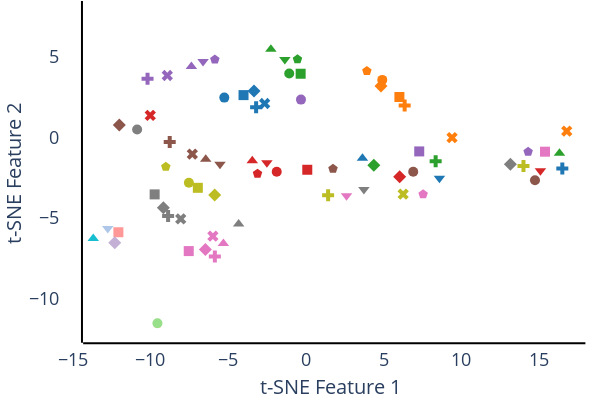

Write notebook code for a chart like this one.
### Code cell
import pandas as pd
from sklearn.manifold import TSNE
import plotly.graph_objects as go
import plotly.express as px
from sklearn.preprocessing import MinMaxScaler
import plotly.io as pio
import sys

# Check for necessary modules and install if missing
try:
    import kaleido
except ImportError:
    import subprocess
    subprocess.check_call([sys.executable, '-m', 'pip', 'install', 'kaleido'])

# Load the CSV file
df = pd.read_csv('fnn_text_embeddings_deep_learning.csv')

# Replace NaN values with the mean of their respective columns
df.iloc[:, 1:] = df.iloc[:, 1:].fillna(df.iloc[:, 1:].mean())

scaler = MinMaxScaler()
df['core'] = scaler.fit_transform(df[['core']])

# Assuming the first column contains the labels
labels = df.iloc[:, 0]
features = df.iloc[:, 1:]

# Simulate a sample_type column for demonstration purposes
df['sample_type'] = ['Sample ' + str(i % 8 + 1) for i in range(len(df))]

# Apply t-SNE
tsne = TSNE(n_components=2,
            perplexity=15,
            early_exaggeration=1,
            learning_rate='auto',
            n_iter=10000,
            random_state=42)
tsne_results = tsne.fit_transform(features)

# Add the t-SNE results to the dataframe
df['tsne-2d-one'] = tsne_results[:, 0]
df['tsne-2d-two'] = tsne_results[:, 1]

# Available marker symbols for the sample types
marker_symbols = [
    'circle', 'square', 'diamond', 'cross', 'x',
    'triangle-up', 'triangle-down', 'pentagon'
]

# Choose a single new marker symbol for all machine types
machine_marker_symbol = 'hexagon'

# Determine the unique sample types and labels present
sample_types = df['sample_type'].unique()
unique_labels = df['machine'].unique()

# Assign colors to each unique label
# colors = px.colors.qualitative.Plotly
colors = [
    "#1f77b4", "#ff7f0e", "#2ca02c", "#d62728", "#9467bd",
    "#8c564b", "#e377c2", "#7f7f7f", "#bcbd22", "#17becf",
    "#aec7e8", "#ffbb78", "#98df8a", "#ff9896", "#c5b0d5"
]
color_map = {label: colors[i % len(colors)] for i, label in enumerate(unique_labels)}

# Assign a marker to each sample type
marker_map = {sample_type: marker_symbols[i % len(marker_symbols)] for i, sample_type in enumerate(sample_types)}

fig = go.Figure()

# Add traces for sample markers
# for i, sample_type in enumerate(sample_types):
#     fig.add_trace(go.Scatter(
#         x=[None],
#         y=[None],
#         mode='markers',
#         marker=dict(
#             symbol=marker_symbols[i % len(marker_symbols)],
#             size=10,
#             color='white',
#             line=dict(color='black', width=2)
#         ),
#         name=f"Marker for {sample_type}",
#         legendgroup="SampleMarker",
#         showlegend=True
#     ))

# Iterate over each label and sample type to add traces
for label in unique_labels:
    df_label = df[df['machine'] == label]
    for sample_type in sample_types:
        df_subset = df_label[df_label['sample_type'] == sample_type]

        # Add trace to the figure
        fig.add_trace(go.Scatter(
            x=df_subset['tsne-2d-one'],
            y=df_subset['tsne-2d-two'],
            mode='markers',
            marker=dict(
                symbol=marker_map[sample_type],
                size=10,
                color=color_map[label]
            ),
            name=None,
            legendgroup=label,
            showlegend=False
        ))

# Add traces for machine markers
# for label in unique_labels:
#     fig.add_trace(go.Scatter(
#         x=[None],
#         y=[None],
#         mode='markers',
#         marker=dict(
#             symbol=machine_marker_symbol,
#             size=10,
#             color=color_map[label]
#         ),
#         name=label,
#         legendgroup="Machine",
#         showlegend=True
#     ))

# Add a dummy trace to create a line break in the legend
# fig.add_trace(go.Scatter(
#     x=[None],
#     y=[None],
#     mode='markers',
#     marker=dict(size=0),
#     name=' ' * 40,  # Add spaces for visual separation
#     showlegend=True
# ))

# Update layout to have separate columns for samples and machines in the legend
fig.update_layout(
    title={
        # 'text': 't-SNE Visualization of Machine Datasets',
        'y': 0.01,
        'x': 0.5,
        'xanchor': 'center',
        'yanchor': 'bottom',
        'font': {'size': 16}
    },
    xaxis=dict(
        title='t-SNE Feature 1',
        titlefont=dict(size=20),  # Adjust axis title font size
        tickfont=dict(size=18),   # Adjust tick label font size
    ),
    yaxis=dict(
        title='t-SNE Feature 2',
        titlefont=dict(size=20),  # Adjust axis title font size
        tickfont=dict(size=18),   # Adjust tick label font size
    ),
    plot_bgcolor='white',
    paper_bgcolor='white',
    shapes=[
        # Line Horizontal
        dict(
            type='line',
            x0=min(tsne_results[:, 0]-0.65),
            y0=-12.8,
            x1=max(tsne_results[:, 0]+1.2),
            y1=-12.8,
            line=dict(
                color='black',
                width=2
            )
        ),
        # Line Vertical
        dict(
            type='line',
            x0=-14.4,
            y0=min(tsne_results[:, 1]-1.2),
            x1=-14.4,
            y1=max(tsne_results[:, 1]+3),
            line=dict(
                color='black',
                width=2
            )
        )
    ],
    legend=dict(
        orientation="h",
        yanchor="bottom",
        y=1.15,
        xanchor="center",
        x=0.5,
        traceorder="normal"
    ),
    margin=dict(t=150, b=150),
    width=600,
    height=400
)

# Save the figure to a PDF file
# pio.kaleido.scope.mathjax = None
fig.update_layout( margin=dict(l=0, r=0, t=0, b=0) )
# pio.write_image(fig, 'tsne_visualization_10.pdf', format='pdf')
fig.write_image("output_DNN.pdf", width=600, height=400, scale=1)

# Display the figure
fig.show()

### Figure 1 — Plotly figure (JSON) as saved in the notebook; plotly's stock layout.template omitted (floating-point values rounded to 4 significant figures)
{"data": [{"legendgroup": "boraxo", "marker": {"color": "#1f77b4", "size": 10, "symbol": "circle"}, "mode": "markers", "showlegend": false, "type": "scatter", "x": [-5.246], "y": [2.484]}, {"legendgroup": "boraxo", "marker": {"color": "#1f77b4", "size": 10, "symbol": "square"}, "mode": "markers", "showlegend": false, "type": "scatter", "x": [-4.009], "y": [2.638]}, {"legendgroup": "boraxo", "marker": {"color": "#1f77b4", "size": 10, "symbol": "diamond"}, "mode": "markers", "showlegend": false, "type": "scatter", "x": [-3.335], "y": [2.897]}, {"legendgroup": "boraxo", "marker": {"color": "#1f77b4", "size": 10, "symbol": "cross"}, "mode": "markers", "showlegend": false, "type": "scatter", "x": [-3.2, 16.49], "y": [1.88, -1.924]}, {"legendgroup": "boraxo", "marker": {"color": "#1f77b4", "size": 10, "symbol": "x"}, "mode": "markers", "showlegend": false, "type": "scatter", "x": [-2.651], "y": [2.117]}, {"legendgroup": "boraxo", "marker": {"color": "#1f77b4", "size": 10, "symbol": "triangle-up"}, "mode": "markers", "showlegend": false, "type": "scatter", "x": [3.639], "y": [-1.292]}, {"legendgroup": "boraxo", "marker": {"color": "#1f77b4", "size": 10, "symbol": "triangle-down"}, "mode": "markers", "showlegend": false, "type": "scatter", "x": [8.59], "y": [-2.53]}, {"legendgroup": "boraxo", "marker": {"color": "#1f77b4", "size": 10, "symbol": "pentagon"}, "mode": "markers", "showlegend": false, "type": "scatter", "x": [], "y": []}, {"legendgroup": "catalyst", "marker": {"color": "#ff7f0e", "size": 10, "symbol": "circle"}, "mode": "markers", "showlegend": false, "type": "scatter", "x": [4.913], "y": [3.586]}, {"legendgroup": "catalyst", "marker": {"color": "#ff7f0e", "size": 10, "symbol": "square"}, "mode": "markers", "showlegend": false, "type": "scatter", "x": [6.015], "y": [2.521]}, {"legendgroup": "catalyst", "marker": {"color": "#ff7f0e", "size": 10, "symbol": "diamond"}, "mode": "markers", "showlegend": false, "type": "scatter", "x": [4.83], "y": [3.208]}, {"legendgroup": "catalyst", "marker": {"color": "#ff7f0e", "size": 10, "symbol": "cross"}, "mode": "markers", "showlegend": false, "type": "scatter", "x": [6.353], "y": [1.994]}, {"legendgroup": "catalyst", "marker": {"color": "#ff7f0e", "size": 10, "symbol": "x"}, "mode": "markers", "showlegend": false, "type": "scatter", "x": [9.4, 16.78], "y": [-0.01003, 0.4012]}, {"legendgroup": "catalyst", "marker": {"color": "#ff7f0e", "size": 10, "symbol": "triangle-up"}, "mode": "markers", "showlegend": false, "type": "scatter", "x": [], "y": []}, {"legendgroup": "catalyst", "marker": {"color": "#ff7f0e", "size": 10, "symbol": "triangle-down"}, "mode": "markers", "showlegend": false, "type": "scatter", "x": [], "y": []}, {"legendgroup": "catalyst", "marker": {"color": "#ff7f0e", "size": 10, "symbol": "pentagon"}, "mode": "markers", "showlegend": false, "type": "scatter", "x": [3.924], "y": [4.142]}, {"legendgroup": "quartz", "marker": {"color": "#2ca02c", "size": 10, "symbol": "circle"}, "mode": "markers", "showlegend": false, "type": "scatter", "x": [-1.071], "y": [3.981]}, {"legendgroup": "quartz", "marker": {"color": "#2ca02c", "size": 10, "symbol": "square"}, "mode": "markers", "showlegend": false, "type": "scatter", "x": [-0.3355], "y": [3.968]}, {"legendgroup": "quartz", "marker": {"color": "#2ca02c", "size": 10, "symbol": "diamond"}, "mode": "markers", "showlegend": false, "type": "scatter", "x": [4.371], "y": [-1.732]}, {"legendgroup": "quartz", "marker": {"color": "#2ca02c", "size": 10, "symbol": "cross"}, "mode": "markers", "showlegend": false, "type": "scatter", "x": [8.346], "y": [-1.476]}, {"legendgroup": "quartz", "marker": {"color": "#2ca02c", "size": 10, "symbol": "x"}, "mode": "markers", "showlegend": false, "type": "scatter", "x": [], "y": []}, {"legendgroup": "quartz", "marker": {"color": "#2ca02c", "size": 10, "symbol": "triangle-up"}, "mode": "markers", "showlegend": false, "type": "scatter", "x": [-2.25, 16.31], "y": [5.494, -0.9718]}, {"legendgroup": "quartz", "marker": {"color": "#2ca02c", "size": 10, "symbol": "triangle-down"}, "mode": "markers", "showlegend": false, "type": "scatter", "x": [-1.352], "y": [4.849]}, {"legendgroup": "quartz", "marker": {"color": "#2ca02c", "size": 10, "symbol": "pentagon"}, "mode": "markers", "showlegend": false, "type": "scatter", "x": [-0.5396], "y": [4.872]}, {"legendgroup": "ruby", "marker": {"color": "#d62728", "size": 10, "symbol": "circle"}, "mode": "markers", "showlegend": false, "type": "scatter", "x": [-1.875], "y": [-2.126]}, {"legendgroup": "ruby", "marker": {"color": "#d62728", "size": 10, "symbol": "square"}, "mode": "markers", "showlegend": false, "type": "scatter", "x": [0.09079], "y": [-2.006]}, {"legendgroup": "ruby", "marker": {"color": "#d62728", "size": 10, "symbol": "diamond"}, "mode": "markers", "showlegend": false, "type": "scatter", "x": [6.032], "y": [-2.437]}, {"legendgroup": "ruby", "marker": {"color": "#d62728", "size": 10, "symbol": "cross"}, "mode": "markers", "showlegend": false, "type": "scatter", "x": [], "y": []}, {"legendgroup": "ruby", "marker": {"color": "#d62728", "size": 10, "symbol": "x"}, "mode": "markers", "showlegend": false, "type": "scatter", "x": [-10.01], "y": [1.377]}, {"legendgroup": "ruby", "marker": {"color": "#d62728", "size": 10, "symbol": "triangle-up"}, "mode": "markers", "showlegend": false, "type": "scatter", "x": [-3.447], "y": [-1.452]}, {"legendgroup": "ruby", "marker": {"color": "#d62728", "size": 10, "symbol": "triangle-down"}, "mode": "markers", "showlegend": false, "type": "scatter", "x": [-2.507, 15.08], "y": [-1.572, -2.068]}, {"legendgroup": "ruby", "marker": {"color": "#d62728", "size": 10, "symbol": "pentagon"}, "mode": "markers", "showlegend": false, "type": "scatter", "x": [-3.112], "y": [-2.248]}, {"legendgroup": "mammoth", "marker": {"color": "#9467bd", "size": 10, "symbol": "circle"}, "mode": "markers", "showlegend": false, "type": "scatter", "x": [-0.3148], "y": [2.359]}, {"legendgroup": "mammoth", "marker": {"color": "#9467bd", "size": 10, "symbol": "square"}, "mode": "markers", "showlegend": false, "type": "scatter", "x": [7.29], "y": [-0.8648]}, {"legendgroup": "mammoth", "marker": {"color": "#9467bd", "size": 10, "symbol": "diamond"}, "mode": "markers", "showlegend": false, "type": "scatter", "x": [], "y": []}, {"legendgroup": "mammoth", "marker": {"color": "#9467bd", "size": 10, "symbol": "cross"}, "mode": "markers", "showlegend": false, "type": "scatter", "x": [-10.18], "y": [3.651]}, {"legendgroup": "mammoth", "marker": {"color": "#9467bd", "size": 10, "symbol": "x"}, "mode": "markers", "showlegend": false, "type": "scatter", "x": [-8.913], "y": [3.86]}, {"legendgroup": "mammoth", "marker": {"color": "#9467bd", "size": 10, "symbol": "triangle-up"}, "mode": "markers", "showlegend": false, "type": "scatter", "x": [-7.363], "y": [4.417]}, {"legendgroup": "mammoth", "marker": {"color": "#9467bd", "size": 10, "symbol": "triangle-down"}, "mode": "markers", "showlegend": false, "type": "scatter", "x": [-6.612], "y": [4.732]}, {"legendgroup": "mammoth", "marker": {"color": "#9467bd", "size": 10, "symbol": "pentagon"}, "mode": "markers", "showlegend": false, "type": "scatter", "x": [-5.855, 14.29], "y": [4.85, -0.8889]}, {"legendgroup": "poodle", "marker": {"color": "#8c564b", "size": 10, "symbol": "circle"}, "mode": "markers", "showlegend": false, "type": "scatter", "x": [6.904, 14.73], "y": [-2.129, -2.657]}, {"legendgroup": "poodle", "marker": {"color": "#8c564b", "size": 10, "symbol": "square"}, "mode": "markers", "showlegend": false, "type": "scatter", "x": [], "y": []}, {"legendgroup": "poodle", "marker": {"color": "#8c564b", "size": 10, "symbol": "diamond"}, "mode": "markers", "showlegend": false, "type": "scatter", "x": [-12.0], "y": [0.7722]}, {"legendgroup": "poodle", "marker": {"color": "#8c564b", "size": 10, "symbol": "cross"}, "mode": "markers", "showlegend": false, "type": "scatter", "x": [-8.756], "y": [-0.2745]}, {"legendgroup": "poodle", "marker": {"color": "#8c564b", "size": 10, "symbol": "x"}, "mode": "markers", "showlegend": false, "type": "scatter", "x": [-7.302], "y": [-1.029]}, {"legendgroup": "poodle", "marker": {"color": "#8c564b", "size": 10, "symbol": "triangle-up"}, "mode": "markers", "showlegend": false, "type": "scatter", "x": [-6.441], "y": [-1.35]}, {"legendgroup": "poodle", "marker": {"color": "#8c564b", "size": 10, "symbol": "triangle-down"}, "mode": "markers", "showlegend": false, "type": "scatter", "x": [-5.524], "y": [-1.67]}, {"legendgroup": "poodle", "marker": {"color": "#8c564b", "size": 10, "symbol": "pentagon"}, "mode": "markers", "showlegend": false, "type": "scatter", "x": [1.744], "y": [-1.945]}, {"legendgroup": "ec2-c5n", "marker": {"color": "#e377c2", "size": 10, "symbol": "circle"}, "mode": "markers", "showlegend": false, "type": "scatter", "x": [], "y": []}, {"legendgroup": "ec2-c5n", "marker": {"color": "#e377c2", "size": 10, "symbol": "square"}, "mode": "markers", "showlegend": false, "type": "scatter", "x": [-7.533, 15.38], "y": [-7.065, -0.8809]}, {"legendgroup": "ec2-c5n", "marker": {"color": "#e377c2", "size": 10, "symbol": "diamond"}, "mode": "markers", "showlegend": false, "type": "scatter", "x": [-6.463], "y": [-6.964]}, {"legendgroup": "ec2-c5n", "marker": {"color": "#e377c2", "size": 10, "symbol": "cross"}, "mode": "markers", "showlegend": false, "type": "scatter", "x": [-5.854], "y": [-7.4]}, {"legendgroup": "ec2-c5n", "marker": {"color": "#e377c2", "size": 10, "symbol": "x"}, "mode": "markers", "showlegend": false, "type": "scatter", "x": [-5.98], "y": [-6.137]}, {"legendgroup": "ec2-c5n", "marker": {"color": "#e377c2", "size": 10, "symbol": "triangle-up"}, "mode": "markers", "showlegend": false, "type": "scatter", "x": [-5.304], "y": [-6.589]}, {"legendgroup": "ec2-c5n", "marker": {"color": "#e377c2", "size": 10, "symbol": "triangle-down"}, "mode": "markers", "showlegend": false, "type": "scatter", "x": [2.615], "y": [-3.622]}, {"legendgroup": "ec2-c5n", "marker": {"color": "#e377c2", "size": 10, "symbol": "pentagon"}, "mode": "markers", "showlegend": false, "type": "scatter", "x": [7.54], "y": [-3.525]}, {"legendgroup": "ec2-c6a", "marker": {"color": "#7f7f7f", "size": 10, "symbol": "circle"}, "mode": "markers", "showlegend": false, "type": "scatter", "x": [-10.85], "y": [0.501]}, {"legendgroup": "ec2-c6a", "marker": {"color": "#7f7f7f", "size": 10, "symbol": "square"}, "mode": "markers", "showlegend": false, "type": "scatter", "x": [-9.726], "y": [-3.538]}, {"legendgroup": "ec2-c6a", "marker": {"color": "#7f7f7f", "size": 10, "symbol": "diamond"}, "mode": "markers", "showlegend": false, "type": "scatter", "x": [-9.166, 13.15], "y": [-4.368, -1.668]}, {"legendgroup": "ec2-c6a", "marker": {"color": "#7f7f7f", "size": 10, "symbol": "cross"}, "mode": "markers", "showlegend": false, "type": "scatter", "x": [-8.861], "y": [-4.889]}, {"legendgroup": "ec2-c6a", "marker": {"color": "#7f7f7f", "size": 10, "symbol": "x"}, "mode": "markers", "showlegend": false, "type": "scatter", "x": [-8.049], "y": [-5.065]}, {"legendgroup": "ec2-c6a", "marker": {"color": "#7f7f7f", "size": 10, "symbol": "triangle-up"}, "mode": "markers", "showlegend": false, "type": "scatter", "x": [-4.324], "y": [-5.378]}, {"legendgroup": "ec2-c6a", "marker": {"color": "#7f7f7f", "size": 10, "symbol": "triangle-down"}, "mode": "markers", "showlegend": false, "type": "scatter", "x": [3.732], "y": [-3.236]}, {"legendgroup": "ec2-c6a", "marker": {"color": "#7f7f7f", "size": 10, "symbol": "pentagon"}, "mode": "markers", "showlegend": false, "type": "scatter", "x": [], "y": []}, {"legendgroup": "ec2-c6i", "marker": {"color": "#bcbd22", "size": 10, "symbol": "circle"}, "mode": "markers", "showlegend": false, "type": "scatter", "x": [-7.524], "y": [-2.817]}, {"legendgroup": "ec2-c6i", "marker": {"color": "#bcbd22", "size": 10, "symbol": "square"}, "mode": "markers", "showlegend": false, "type": "scatter", "x": [-6.948], "y": [-3.13]}, {"legendgroup": "ec2-c6i", "marker": {"color": "#bcbd22", "size": 10, "symbol": "diamond"}, "mode": "markers", "showlegend": false, "type": "scatter", "x": [-5.865], "y": [-3.574]}, {"legendgroup": "ec2-c6i", "marker": {"color": "#bcbd22", "size": 10, "symbol": "cross"}, "mode": "markers", "showlegend": false, "type": "scatter", "x": [1.431, 14.0], "y": [-3.593, -1.767]}, {"legendgroup": "ec2-c6i", "marker": {"color": "#bcbd22", "size": 10, "symbol": "x"}, "mode": "markers", "showlegend": false, "type": "scatter", "x": [6.256], "y": [-3.527]}, {"legendgroup": "ec2-c6i", "marker": {"color": "#bcbd22", "size": 10, "symbol": "triangle-up"}, "mode": "markers", "showlegend": false, "type": "scatter", "x": [], "y": []}, {"legendgroup": "ec2-c6i", "marker": {"color": "#bcbd22", "size": 10, "symbol": "triangle-down"}, "mode": "markers", "showlegend": false, "type": "scatter", "x": [], "y": []}, {"legendgroup": "ec2-c6i", "marker": {"color": "#bcbd22", "size": 10, "symbol": "pentagon"}, "mode": "markers", "showlegend": false, "type": "scatter", "x": [-9.008], "y": [-1.815]}, {"legendgroup": "pascal", "marker": {"color": "#17becf", "size": 10, "symbol": "circle"}, "mode": "markers", "showlegend": false, "type": "scatter", "x": [], "y": []}, {"legendgroup": "pascal", "marker": {"color": "#17becf", "size": 10, "symbol": "square"}, "mode": "markers", "showlegend": false, "type": "scatter", "x": [], "y": []}, {"legendgroup": "pascal", "marker": {"color": "#17becf", "size": 10, "symbol": "diamond"}, "mode": "markers", "showlegend": false, "type": "scatter", "x": [], "y": []}, {"legendgroup": "pascal", "marker": {"color": "#17becf", "size": 10, "symbol": "cross"}, "mode": "markers", "showlegend": false, "type": "scatter", "x": [], "y": []}, {"legendgroup": "pascal", "marker": {"color": "#17becf", "size": 10, "symbol": "x"}, "mode": "markers", "showlegend": false, "type": "scatter", "x": [], "y": []}, {"legendgroup": "pascal", "marker": {"color": "#17becf", "size": 10, "symbol": "triangle-up"}, "mode": "markers", "showlegend": false, "type": "scatter", "x": [-13.67], "y": [-6.287]}, {"legendgroup": "pascal", "marker": {"color": "#17becf", "size": 10, "symbol": "triangle-down"}, "mode": "markers", "showlegend": false, "type": "scatter", "x": [], "y": []}, {"legendgroup": "pascal", "marker": {"color": "#17becf", "size": 10, "symbol": "pentagon"}, "mode": "markers", "showlegend": false, "type": "scatter", "x": [], "y": []}, {"legendgroup": "lassen", "marker": {"color": "#aec7e8", "size": 10, "symbol": "circle"}, "mode": "markers", "showlegend": false, "type": "scatter", "x": [], "y": []}, {"legendgroup": "lassen", "marker": {"color": "#aec7e8", "size": 10, "symbol": "square"}, "mode": "markers", "showlegend": false, "type": "scatter", "x": [], "y": []}, {"legendgroup": "lassen", "marker": {"color": "#aec7e8", "size": 10, "symbol": "diamond"}, "mode": "markers", "showlegend": false, "type": "scatter", "x": [], "y": []}, {"legendgroup": "lassen", "marker": {"color": "#aec7e8", "size": 10, "symbol": "cross"}, "mode": "markers", "showlegend": false, "type": "scatter", "x": [], "y": []}, {"legendgroup": "lassen", "marker": {"color": "#aec7e8", "size": 10, "symbol": "x"}, "mode": "markers", "showlegend": false, "type": "scatter", "x": [], "y": []}, {"legendgroup": "lassen", "marker": {"color": "#aec7e8", "size": 10, "symbol": "triangle-up"}, "mode": "markers", "showlegend": false, "type": "scatter", "x": [], "y": []}, {"legendgroup": "lassen", "marker": {"color": "#aec7e8", "size": 10, "symbol": "triangle-down"}, "mode": "markers", "showlegend": false, "type": "scatter", "x": [-12.74], "y": [-5.659]}, {"legendgroup": "lassen", "marker": {"color": "#aec7e8", "size": 10, "symbol": "pentagon"}, "mode": "markers", "showlegend": false, "type": "scatter", "x": [], "y": []}, {"legendgroup": "corona", "marker": {"color": "#ffbb78", "size": 10, "symbol": "circle"}, "mode": "markers", "showlegend": false, "type": "scatter", "x": [], "y": []}, {"legendgroup": "corona", "marker": {"color": "#ffbb78", "size": 10, "symbol": "square"}, "mode": "markers", "showlegend": false, "type": "scatter", "x": [], "y": []}, {"legendgroup": "corona", "marker": {"color": "#ffbb78", "size": 10, "symbol": "diamond"}, "mode": "markers", "showlegend": false, "type": "scatter", "x": [], "y": []}, {"legendgroup": "corona", "marker": {"color": "#ffbb78", "size": 10, "symbol": "cross"}, "mode": "markers", "showlegend": false, "type": "scatter", "x": [], "y": []}, {"legendgroup": "corona", "marker": {"color": "#ffbb78", "size": 10, "symbol": "x"}, "mode": "markers", "showlegend": false, "type": "scatter", "x": [], "y": []}, {"legendgroup": "corona", "marker": {"color": "#ffbb78", "size": 10, "symbol": "triangle-up"}, "mode": "markers", "showlegend": false, "type": "scatter", "x": [], "y": []}, {"legendgroup": "corona", "marker": {"color": "#ffbb78", "size": 10, "symbol": "triangle-down"}, "mode": "markers", "showlegend": false, "type": "scatter", "x": [], "y": []}, {"legendgroup": "corona", "marker": {"color": "#ffbb78", "size": 10, "symbol": "pentagon"}, "mode": "markers", "showlegend": false, "type": "scatter", "x": [-9.541], "y": [-11.56]}, {"legendgroup": "tioga", "marker": {"color": "#98df8a", "size": 10, "symbol": "circle"}, "mode": "markers", "showlegend": false, "type": "scatter", "x": [-9.546], "y": [-11.56]}, {"legendgroup": "tioga", "marker": {"color": "#98df8a", "size": 10, "symbol": "square"}, "mode": "markers", "showlegend": false, "type": "scatter", "x": [], "y": []}, {"legendgroup": "tioga", "marker": {"color": "#98df8a", "size": 10, "symbol": "diamond"}, "mode": "markers", "showlegend": false, "type": "scatter", "x": [], "y": []}, {"legendgroup": "tioga", "marker": {"color": "#98df8a", "size": 10, "symbol": "cross"}, "mode": "markers", "showlegend": false, "type": "scatter", "x": [], "y": []}, {"legendgroup": "tioga", "marker": {"color": "#98df8a", "size": 10, "symbol": "x"}, "mode": "markers", "showlegend": false, "type": "scatter", "x": [], "y": []}, {"legendgroup": "tioga", "marker": {"color": "#98df8a", "size": 10, "symbol": "triangle-up"}, "mode": "markers", "showlegend": false, "type": "scatter", "x": [], "y": []}, {"legendgroup": "tioga", "marker": {"color": "#98df8a", "size": 10, "symbol": "triangle-down"}, "mode": "markers", "showlegend": false, "type": "scatter", "x": [], "y": []}, {"legendgroup": "tioga", "marker": {"color": "#98df8a", "size": 10, "symbol": "pentagon"}, "mode": "markers", "showlegend": false, "type": "scatter", "x": [], "y": []}, {"legendgroup": "ec2-p3", "marker": {"color": "#ff9896", "size": 10, "symbol": "circle"}, "mode": "markers", "showlegend": false, "type": "scatter", "x": [], "y": []}, {"legendgroup": "ec2-p3", "marker": {"color": "#ff9896", "size": 10, "symbol": "square"}, "mode": "markers", "showlegend": false, "type": "scatter", "x": [-12.06], "y": [-5.893]}, {"legendgroup": "ec2-p3", "marker": {"color": "#ff9896", "size": 10, "symbol": "diamond"}, "mode": "markers", "showlegend": false, "type": "scatter", "x": [], "y": []}, {"legendgroup": "ec2-p3", "marker": {"color": "#ff9896", "size": 10, "symbol": "cross"}, "mode": "markers", "showlegend": false, "type": "scatter", "x": [], "y": []}, {"legendgroup": "ec2-p3", "marker": {"color": "#ff9896", "size": 10, "symbol": "x"}, "mode": "markers", "showlegend": false, "type": "scatter", "x": [], "y": []}, {"legendgroup": "ec2-p3", "marker": {"color": "#ff9896", "size": 10, "symbol": "triangle-up"}, "mode": "markers", "showlegend": false, "type": "scatter", "x": [], "y": []}, {"legendgroup": "ec2-p3", "marker": {"color": "#ff9896", "size": 10, "symbol": "triangle-down"}, "mode": "markers", "showlegend": false, "type": "scatter", "x": [], "y": []}, {"legendgroup": "ec2-p3", "marker": {"color": "#ff9896", "size": 10, "symbol": "pentagon"}, "mode": "markers", "showlegend": false, "type": "scatter", "x": [], "y": []}, {"legendgroup": "ec2-p4d", "marker": {"color": "#c5b0d5", "size": 10, "symbol": "circle"}, "mode": "markers", "showlegend": false, "type": "scatter", "x": [], "y": []}, {"legendgroup": "ec2-p4d", "marker": {"color": "#c5b0d5", "size": 10, "symbol": "square"}, "mode": "markers", "showlegend": false, "type": "scatter", "x": [], "y": []}, {"legendgroup": "ec2-p4d", "marker": {"color": "#c5b0d5", "size": 10, "symbol": "diamond"}, "mode": "markers", "showlegend": false, "type": "scatter", "x": [-12.29], "y": [-6.547]}, {"legendgroup": "ec2-p4d", "marker": {"color": "#c5b0d5", "size": 10, "symbol": "cross"}, "mode": "markers", "showlegend": false, "type": "scatter", "x": [], "y": []}, {"legendgroup": "ec2-p4d", "marker": {"color": "#c5b0d5", "size": 10, "symbol": "x"}, "mode": "markers", "showlegend": false, "type": "scatter", "x": [], "y": []}, {"legendgroup": "ec2-p4d", "marker": {"color": "#c5b0d5", "size": 10, "symbol": "triangle-up"}, "mode": "markers", "showlegend": false, "type": "scatter", "x": [], "y": []}, {"legendgroup": "ec2-p4d", "marker": {"color": "#c5b0d5", "size": 10, "symbol": "triangle-down"}, "mode": "markers", "showlegend": false, "type": "scatter", "x": [], "y": []}, {"legendgroup": "ec2-p4d", "marker": {"color": "#c5b0d5", "size": 10, "symbol": "pentagon"}, "mode": "markers", "showlegend": false, "type": "scatter", "x": [], "y": []}], "layout": {"height": 400, "legend": {"orientation": "h", "traceorder": "normal", "x": 0.5, "xanchor": "center", "y": 1.15, "yanchor": "bottom"}, "margin": {"b": 0, "l": 0, "r": 0, "t": 0}, "paper_bgcolor": "white", "plot_bgcolor": "white", "shapes": [{"line": {"color": "black", "width": 2}, "type": "line", "x0": -14.32, "x1": 17.98, "y0": -12.8, "y1": -12.8}, {"line": {"color": "black", "width": 2}, "type": "line", "x0": -14.4, "x1": -14.4, "y0": -12.76, "y1": 8.494}], "title": {"font": {"size": 16}, "x": 0.5, "xanchor": "center", "y": 0.01, "yanchor": "bottom"}, "width": 600, "xaxis": {"tickfont": {"size": 18}, "title": {"font": {"size": 20}, "text": "t-SNE Feature 1"}}, "yaxis": {"tickfont": {"size": 18}, "title": {"font": {"size": 20}, "text": "t-SNE Feature 2"}}}}
